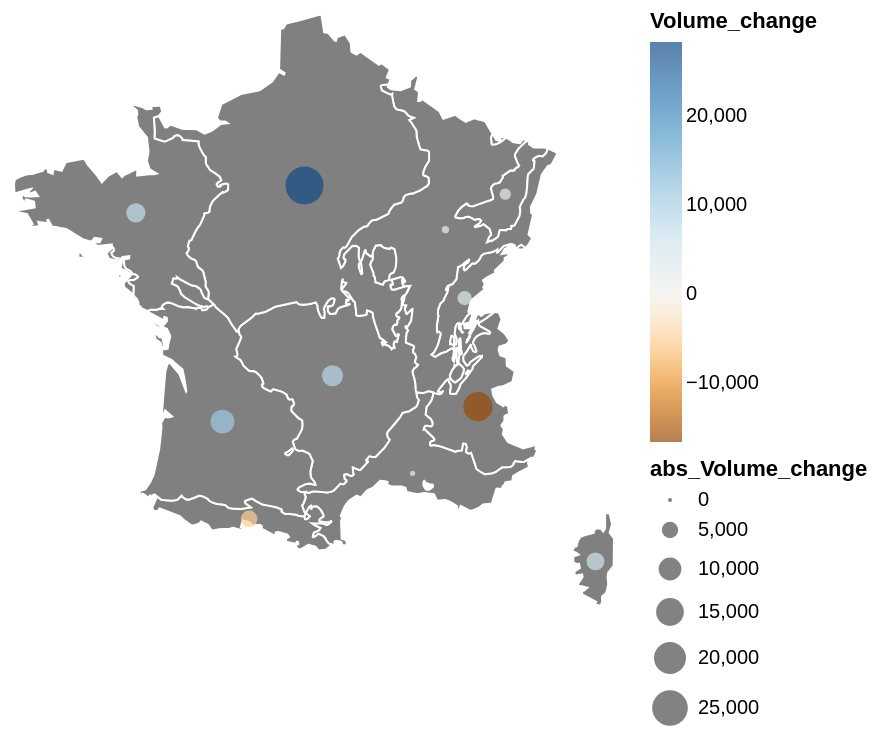

Source (notebook cell):
### Code cell
background_grandesecoregions = altair.Chart(data_geojson_grandesecoregions).mark_geoshape(fill='grey', stroke='white').encode(
    tooltip=[
                altair.Tooltip("properties.libelle_geog", type='nominal', title="code")
            ]
).project('mercator')

propcircle_grandesecoregions = altair.Chart(data_geojson_grandesecoregions).mark_circle().transform_lookup(
    lookup='properties.code_geog',
    from_=altair.LookupData(volume_change_by_GRECO, 'GRECO', ['Volume_change','abs_Volume_change'])).encode(
    longitude='properties.x:Q',
    latitude='properties.y:Q',
    size=altair.Size('abs_Volume_change:Q'),
    color=altair.Color('Volume_change:Q',scale=altair.Scale(domainMid=0, range='diverging')),
    tooltip=[
                altair.Tooltip("properties.libelle_geog", type='nominal', title="code"),
                altair.Tooltip("Volume_change", type='quantitative', title="wood volume change")
            ]
)

background_grandesecoregions + propcircle_grandesecoregions
